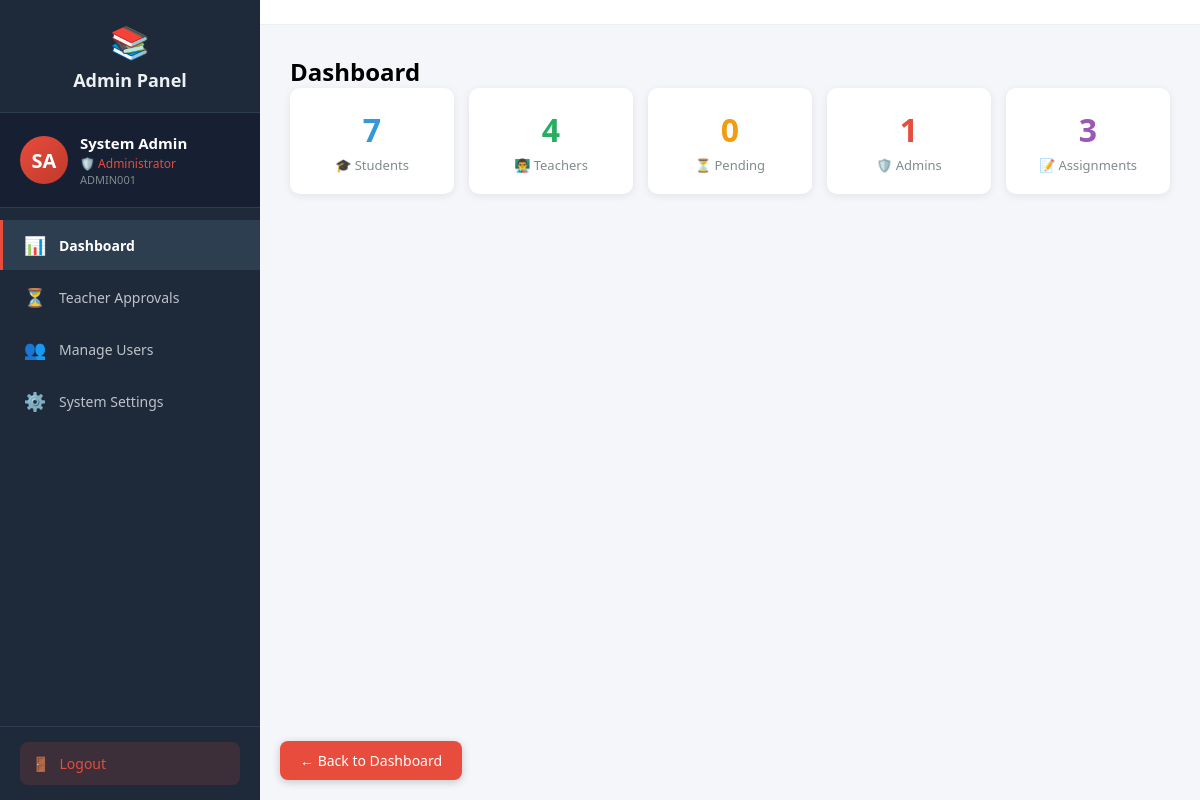
The page /admin/dashboard (signed in) on the database its author committed.
### tables this page shows
CREATE TABLE users (
            id INTEGER PRIMARY KEY AUTOINCREMENT,
            user_id TEXT UNIQUE NOT NULL,
            first_name TEXT NOT NULL,
            last_name TEXT NOT NULL,
            email TEXT UNIQUE NOT NULL,
            password_hash TEXT NOT NULL,
            role TEXT NOT NULL,
            is_approved INTEGER DEFAULT 0,
            created_at TIMESTAMP DEFAULT CURRENT_TIMESTAMP
        );

### routes_admin.py (the view)
@admin_bp.route('/dashboard')
@login_required
def dashboard():
    if current_user.role != 'admin':
        return redirect(url_for('auth.login'))
    conn = get_db()
    cur = conn.cursor()
    cur.execute("SELECT COUNT(*) FROM users WHERE role = 'student'")
    student_count = cur.fetchone()[0]
    cur.execute("SELECT COUNT(*) FROM users WHERE role = 'teacher' AND is_approved = 1")
    teacher_count = cur.fetchone()[0]
    cur.execute("SELECT COUNT(*) FROM users WHERE role = 'teacher' AND is_approved = 0")
    pending_count = cur.fetchone()[0]
    cur.execute("SELECT COUNT(*) FROM users WHERE role = 'admin'")
    admin_count = cur.fetchone()[0]
    cur.execute("SELECT COUNT(*) FROM assignments")
    assignment_count = cur.fetchone()[0]
    depts = set()
    cur.execute("SELECT department FROM students")
    for row in cur.fetchall():
        if row[0]: depts.add(row[0])
    cur.execute("SELECT departments FROM teachers")
    for row in cur.fetchall():
        if row[0]:
            for d in row[0].split(','):
                depts.add(d.strip())
    departments = sorted(list(depts))
    years = set()
    cur.execute("SELECT year FROM students")
    for row in cur.fetchall():
        if row[0]: years.add(str(row[0]))
    cur.execute("SELECT years FROM teachers")
    for row in cur.fetchall():
        if row[0]:
            for y in row[0].split(','):
                years.add(y.strip())
    years = sorted(list(years))
    cur.execute("""
        SELECT u.id, u.user_id, u.first_name, u.last_name, u.email, t.departments, t.years, t.courses
        FROM users u JOIN teachers t ON u.id = t.user_id
        WHERE u.role = 'teacher' AND u.is_approved = 0
    """)
    pending_teachers = cur.fetchall()
    cur.execute("""
        SELECT u.id, u.user_id, u.first_name, u.last_name, u.email, t.departments, t.years
        FROM users u JOIN teachers t ON u.id = t.user_id
        WHERE u.role = 'teacher' AND u.is_approved = 1
    """)
    approved_teachers = cur.fetchall()
    cur.execute("""
        CREATE TABLE IF NOT EXISTS system_settings (
            setting_key TEXT PRIMARY KEY,
            setting_value TEXT NOT NULL,
            updated_at TIMESTAMP DEFAULT CURRENT_TIMESTAMP
        )
    """)
    conn.commit()
    cur.execute("SELECT setting_key, setting_value FROM system_settings WHERE setting_key IN ('reg_student', 'reg_teacher')")
    settings = {row['setting_key']: row['setting_value'] for row in cur.fetchall()}
    settings.setdefault('reg_student', 'on')
    settings.setdefault('reg_teacher', 'on')
    conn.close()
    return render_template('admin/dashboard.html',
                         student_count=student_count,
                         teacher_count=teacher_count,
                         pending_count=pending_count,
                         admin_count=admin_count,
                         assignment_count=assignment_count,
                         departments=departments,
                         years=years,
                         pending_teachers=pending_teachers,
                         approved_teachers=approved_teachers,
                         settings=settings)

### auth.py (called while the page is built)
def get_db():
    conn = sqlite3.connect('assignments.db')
    conn.row_factory = sqlite3.Row
    return conn

@login_manager.user_loader
def load_user(user_id):
    conn = get_db()
    cur = conn.cursor()
    cur.execute("SELECT id, user_id, first_name, last_name, email, role, is_approved FROM users WHERE id = ?", (user_id,))
    user = cur.fetchone()
    cur.close()
    conn.close()
    if user:
        from flask_login import UserMixin
        class User(UserMixin):
            pass
        u = User()
        u.id = user['id']
        u.user_id = user['user_id']
        u.first_name = user['first_name']
        u.last_name = user['last_name']
        u.email = user['email']
        u.role = user['role']
        u.is_approved = user['is_approved']
        return u
    return None

### routes_admin.py (called while the page is built)
def get_db():
    conn = sqlite3.connect('assignments.db')
    conn.row_factory = sqlite3.Row
    return conn

### templates/admin/dashboard.html (shortened to what this page needs)
{% extends "admin_base.html" %}
{% block content %}
<div class="section-panel active" id="panel-dashboard">
    <h2>Dashboard</h2>
    <div class="cards">
        <div class="card"><h3 style="color:#3498db;">{{ student_count }}</h3><p>🎓 Students</p></div>
        <div class="card"><h3 style="color:#27ae60;">{{ teacher_count }}</h3><p>👨‍🏫 Teachers</p></div>
        <div class="card"><h3 style="color:#f39c12;">{{ pending_count }}</h3><p>⏳ Pending</p></div>
        <div class="card"><h3 style="color:#e74c3c;">{{ admin_count }}</h3><p>🛡️ Admins</p></div>
        <div class="card"><h3 style="color:#9b59b6;">{{ assignment_count }}</h3><p>📝 Assignments</p></div>
    </div>
</div>
{% endblock %}

### templates/admin_base.html (shortened to what this page needs)
<!DOCTYPE html>
<html>
<head>
</head>
<body>
    <div class="layout">
        <div class="sidebar" id="sidebar">
            <div class="logo">
                <span class="icon">📚</span>
                Admin Panel
            </div>
            <div class="profile-card">
                <div class="avatar">{{ current_user.first_name[0] }}{{ current_user.last_name[0] }}</div>
                <div class="info">
                    <div class="name">{{ current_user.first_name }} {{ current_user.last_name }}</div>
                    <div class="role">🛡️ Administrator</div>
                    <div class="id-text">{{ current_user.user_id }}</div>
                </div>
            </div>
            <nav>
                <a href="/admin/dashboard" class="{{ 'active' if request.path == '/admin/dashboard' }}" onclick="closeSidebar()">
                    <span class="icon">📊</span> Dashboard
                </a>
                <a href="/admin/dashboard#approvals" onclick="document.getElementById("panel-dashboard").classList.add("hidden");document.getElementById("panel-approvals").classList.remove("hidden")" onclick="closeSidebar()">
                    <span class="icon">⏳</span> Teacher Approvals
                </a>
                <a href="/admin/users" class="{{ 'active' if request.path == '/admin/users' }}" onclick="closeSidebar()">
                    <span class="icon">👥</span> Manage Users
                </a>
                <a href="/admin/settings" class="{{ 'active' if request.path == '/admin/settings' }}" onclick="closeSidebar()">
                    <span class="icon">⚙️</span> System Settings
                </a>
            </nav>
            <div class="sidebar-footer">
                <a href="/logout" class="logout-btn">
                    <span class="icon">🚪</span> Logout
                </a>
            </div>
        </div>
        <div class="main">
            <div class="topbar">
            </div>
            <div class="content">
    <a href="/admin/dashboard" style="position:fixed;bottom:20px;left:280px;background:#e74c3c;color:white;padding:10px 20px;border-radius:8px;text-decoration:none;font-size:14px;z-index:1000;box-shadow:0 2px 8px rgba(0,0,0,0.2);">← Back to Dashboard</a>
                {% block content %}{% endblock %}
            </div>
        </div>
    </div>
</body>
</html>

### templates/admin_base.html (style rules this page uses)
* { margin: 0; padding: 0; box-sizing: border-box; }
body { font-family: 'Segoe UI', Arial, sans-serif; background: #f5f6fa; }
.layout { display: flex; min-height: 100vh; }
.sidebar { width: 260px; background: #1e2a3a; color: #ecf0f1; padding: 0; position: fixed; height: 100vh; overflow-y: auto; z-index: 100; transition: transform 0.3s; display: flex; flex-direction: column; }
.sidebar .logo { padding: 20px; font-size: 18px; font-weight: bold; text-align: center; border-bottom: 1px solid #2c3e50; }
.sidebar .logo .icon { font-size: 32px; display: block; margin-bottom: 5px; }
.sidebar .profile-card { padding: 20px; border-bottom: 1px solid #2c3e50; display: flex; align-items: center; gap: 12px; background: #162032; }
.sidebar .profile-card .avatar { width: 48px; height: 48px; border-radius: 50%; background: linear-gradient(135deg, #e74c3c, #c0392b); color: white; display: flex; align-items: center; justify-content: center; font-weight: bold; font-size: 20px; flex-shrink: 0; }
.sidebar .profile-card .info { overflow: hidden; }
.sidebar .profile-card .info .name { font-weight: 600; font-size: 15px; color: white; }
.sidebar .profile-card .info .role { font-size: 12px; color: #e74c3c; margin-top: 2px; }
.sidebar .profile-card .info .id-text { font-size: 11px; color: #7f8c8d; }
.sidebar nav { flex: 1; padding: 10px 0; }
.sidebar nav a { display: flex; align-items: center; padding: 13px 20px; color: #bdc3c7; text-decoration: none; font-size: 14px; border-left: 3px solid transparent; cursor: pointer; transition: all 0.2s; margin: 2px 0; }
.sidebar nav a.active { background: #2c3e50; color: white; border-left-color: #e74c3c; font-weight: bold; }
.sidebar nav a .icon { margin-right: 12px; font-size: 18px; width: 24px; text-align: center; }
.sidebar .sidebar-footer { padding: 15px 20px; border-top: 1px solid #2c3e50; }
.sidebar .sidebar-footer .logout-btn { display: flex; align-items: center; gap: 10px; padding: 12px; background: rgba(231,76,60,0.15); color: #e74c3c; text-decoration: none; border-radius: 8px; font-size: 14px; font-weight: 500; }
.main { margin-left: 260px; flex: 1; width: calc(100% - 260px); }
.topbar { background: white; padding: 12px 30px; display: flex; justify-content: space-between; align-items: center; border-bottom: 1px solid #ecf0f1; }
.content { padding: 30px; }

### templates/admin/dashboard.html (style rules this page uses)
.cards { display: grid; grid-template-columns: repeat(5, 1fr); gap: 15px; margin-bottom: 30px; }
.card { background: white; padding: 20px; border-radius: 10px; text-align: center; box-shadow: 0 2px 8px rgba(0,0,0,0.08); }
.card h3 { font-size: 32px; margin-bottom: 5px; }
.card p { color: #7f8c8d; font-size: 13px; }

### rows shown on the page
users: first_name "S", last_name "A", first_name "System", last_name "Admin", user_id "ADMIN001"

### other values the page prints
{{ student_count }} "7"
{{ teacher_count }} "4"
{{ pending_count }} "0"
{{ admin_count }} "1"
{{ assignment_count }} "3"
